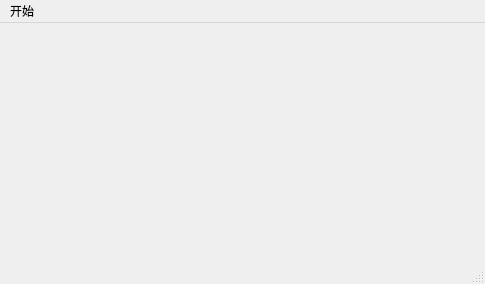
<?xml version="1.0" encoding="UTF-8"?>
<ui version="4.0">
 <class>MainWindow</class>
 <widget class="QMainWindow" name="MainWindow">
  <property name="geometry">
   <rect>
    <x>0</x>
    <y>0</y>
    <width>485</width>
    <height>284</height>
   </rect>
  </property>
  <property name="windowTitle">
   <string>MainWindow</string>
  </property>
  <widget class="QWidget" name="centralwidget"/>
  <widget class="QMenuBar" name="menubar">
   <property name="geometry">
    <rect>
     <x>0</x>
     <y>0</y>
     <width>485</width>
     <height>21</height>
    </rect>
   </property>
   <widget class="QMenu" name="menu">
    <property name="title">
     <string>开始</string>
    </property>
    <addaction name="actiontuichu"/>
   </widget>
   <addaction name="menu"/>
  </widget>
  <widget class="QStatusBar" name="statusbar"/>
  <action name="actiontuichu">
   <property name="text">
    <string>退出</string>
   </property>
   <property name="iconText">
    <string>退出</string>
   </property>
  </action>
 </widget>
 <resources/>
 <connections/>
</ui>
